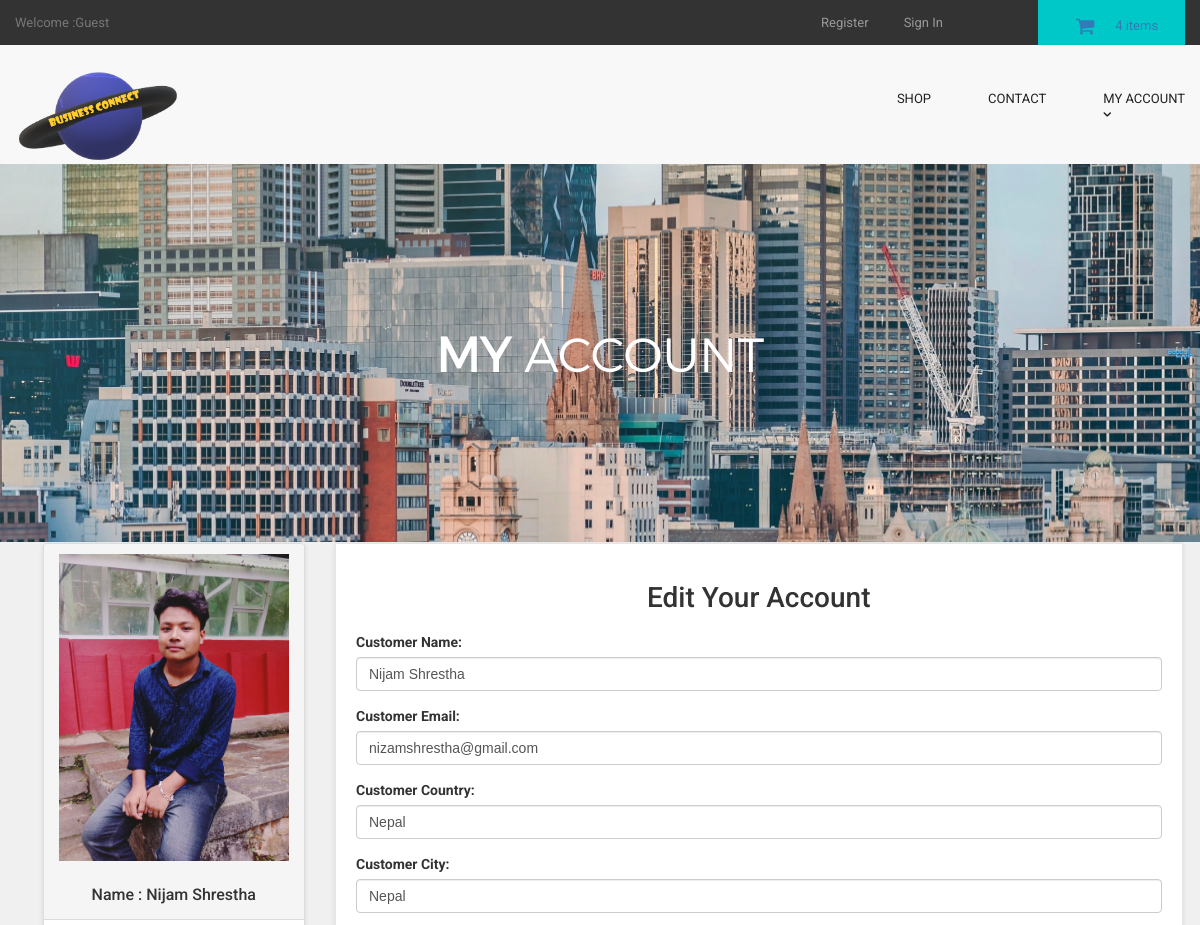
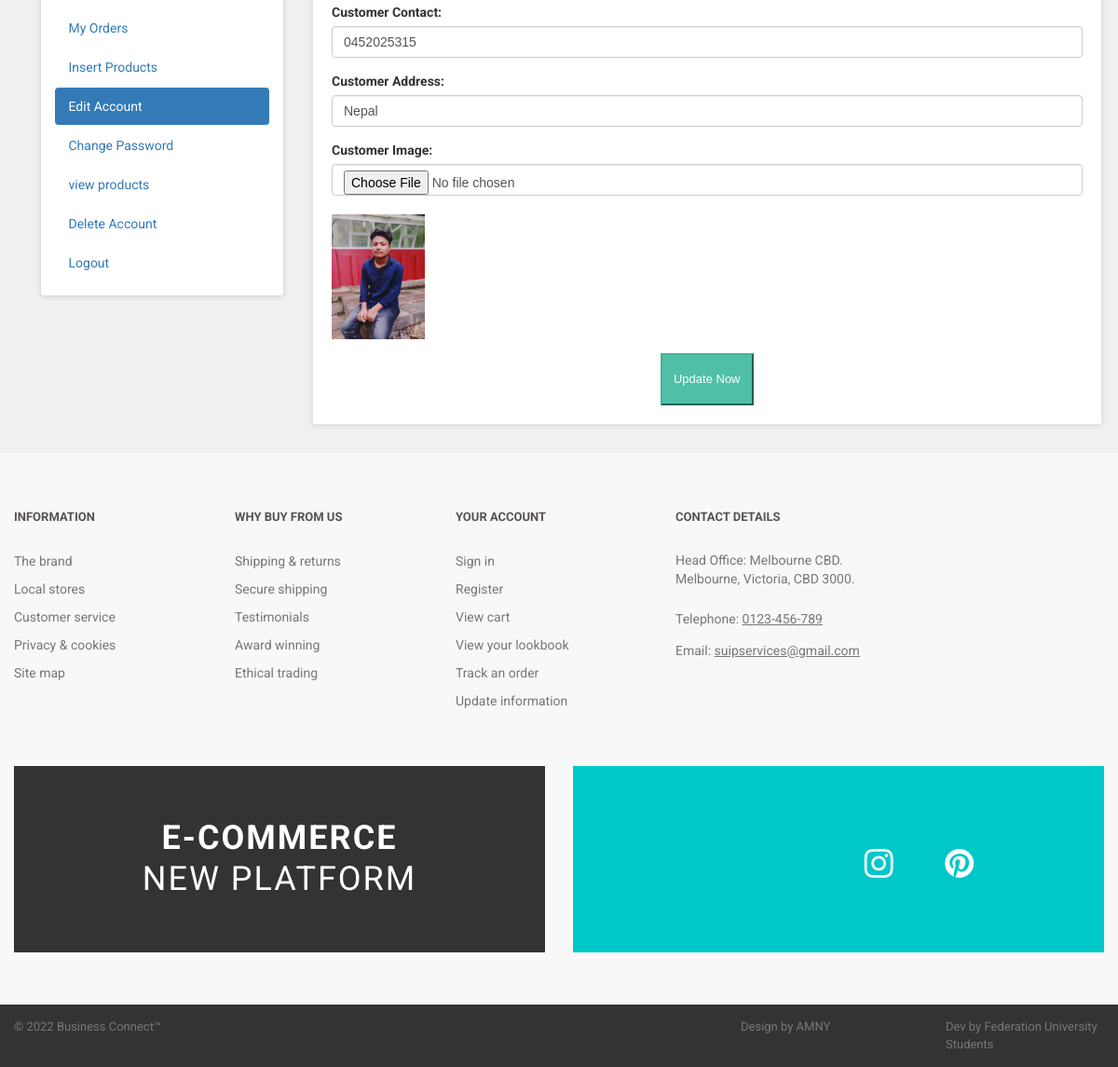
Page /wholesaler/my_account.php?edit_account (signed in) on the committed database (2 pictures, top to bottom).
### tables this page shows
CREATE TABLE `wholesaler` (
  `wholesaler_id` int(10) NOT NULL,
  `wholesaler_name` varchar(255) NOT NULL,
  `wholesaler_email` varchar(255) NOT NULL,
  `wholesaler_pass` varchar(255) NOT NULL,
  `wholesaler_country` text NOT NULL,
  `wholesaler_city` text NOT NULL,
  `wholesaler_contact` varchar(255) NOT NULL,
  `wholesaler_address` text NOT NULL,
  `wholesaler_image` text NOT NULL,
  `wholesaler_ip` varchar(255) NOT NULL,
  `wholesaler_confirm_code` text NOT NULL
);

### wholesaler/edit_account.php (the view, shortened to what this page needs)
<?php
$wholesaler_session = $_SESSION['wholesaler_email'];
$get_customer = "select * from wholesaler where wholesaler_email='$wholesaler_session'";
$run_customer = mysqli_query($con, $get_customer);
$row_customer = mysqli_fetch_array($run_customer);
$customer_name = $row_customer['wholesaler_name'];
$wholesaler_email = $row_customer['wholesaler_email'];
$customer_country = $row_customer['wholesaler_country'];
$customer_city = $row_customer['wholesaler_city'];
$customer_contact = $row_customer['wholesaler_contact'];
$customer_address = $row_customer['wholesaler_address'];
$customer_image = $row_customer['wholesaler_image'];
?>
<h1 align="center"> Edit Your Account </h1>
<form action="" method="post" enctype="multipart/form-data">
    <div class="form-group">
        <label> Customer Name: </label>
        <input type="text" name="c_name" class="form-control" required value="<?php echo $customer_name; ?>">
    </div>
    <div class="form-group">
        <label> Customer Email: </label>
        <input type="text" name="c_email" class="form-control" required value="<?php echo $wholesaler_email; ?>">
    </div>
    <div class="form-group">
        <label> Customer Country: </label>
        <input type="text" name="c_country" class="form-control" required value="<?php echo $customer_country; ?>">
    </div>
    <div class="form-group">
        <label> Customer City: </label>
        <input type="text" name="c_city" class="form-control" required value="<?php echo $customer_city; ?>">
    </div>
    <div class="form-group">
        <label> Customer Contact: </label>
        <input type="text" name="c_contact" class="form-control" required value="<?php echo $customer_contact; ?>">
    </div>
    <div class="form-group">
        <label> Customer Address: </label>
        <input type="text" name="c_address" class="form-control" required value="<?php echo $customer_address; ?>">
    </div>
    <div class="form-group">
        <label> Customer Image: </label>
        <input type="file" name="c_image" class="form-control"><br>
        <img src="customer_images/<?php echo $customer_image; ?>" width="100" height="100" class="img-responsive">
    </div>
    <div class="text-center">
        <button name="update" class="btn btn-primary">
            <i class="fa fa-user-md"></i> Update Now
        </button>
    </div>
</form>

### wholesaler/includes/sidebar.php
<div class="panel panel-default sidebar-menu">
<div class="panel-heading">
<?php
$wholesaler_session = $_SESSION['wholesaler_email'];
$get_customer = "select * from wholesaler where wholesaler_email='$wholesaler_session'";
$run_customer = mysqli_query($con,$get_customer);
$row_customer = mysqli_fetch_array($run_customer);
$customer_image = $row_customer['wholesaler_image'];
$customer_name = $row_customer['wholesaler_name'];
if(!isset($_SESSION['wholesaler_email'])){
}
else {
echo "
<center>
<img src='wholesaler_images/$customer_image' class='img-responsive'>
</center>
<br>
<h3 align='center' class='panel-title'> Name : $customer_name </h3>
";
}
?>
</div>
<div class="panel-body">
<ul class="nav nav-pills nav-stacked">
<li class="<?php if(isset($_GET['my_orders'])){ echo "active"; } ?>">
<a href="my_account.php?my_orders"> <i class="fa fa-list"> </i> My Orders </a>
</li>
<li class="<?php if(isset($_GET['insert_product'])){ echo "active"; } ?>">
<a href="my_account.php?insert_product"> <i class="fa fa-bolt"></i> Insert Products </a>
</li>
<li class="<?php if(isset($_GET['edit_account'])){ echo "active"; } ?>">
<a href="my_account.php?edit_account"> <i class="fa fa-pencil"></i> Edit Account </a>
</li>
<li class="<?php if(isset($_GET['change_pass'])){ echo "active"; } ?>">
<a href="my_account.php?change_pass"> <i class="fa fa-user"></i> Change Password </a>
</li>
<li class="<?php if(isset($_GET['my_products'])){ echo "active"; } ?>">
<a href="my_account.php?my_products"> <i class="fa fa-heart"></i> view products </a>
</li>
<li class="<?php if(isset($_GET['delete_account'])){ echo "active"; } ?>">
<a href="my_account.php?delete_account"> <i class="fa fa-trash-o"></i> Delete Account </a>
</li>
<li>
<a href="logout.php"> <i class="fa fa-sign-out"></i> Logout </a>
</li>
</ul>
</div>
</div>

### wholesaler/styles/backend.css (style rules this page uses)
html { font-family: "Roboto", Helvetica, Arial, sans-serif; line-height: 1.15; -ms-text-size-adjust: 100%; -webkit-text-size-adjust: 100% }
body { margin: 0 }
h1 { font-size: 2em; margin: .67em 0 }
a { background-color: transparent; -webkit-text-decoration-skip: objects }
img { border-style: none }
button, input, optgroup, select, textarea { font-family: sans-serif; font-size: 100%; line-height: 1.15; margin: 0 }
button, input { overflow: visible }
button, select { text-transform: none }
[type=reset], [type=submit], button, html [type=button] { -webkit-appearance: button }
html { box-sizing: border-box }
body { min-width: 1190px; font-family: Montserrat, sans-serif; font-weight: 400; background-color: white; }
img { max-width: 70%; height: auto }
.btn { display: inline-block; vertical-align: top; font-size: 13px; line-height: 40px; text-decoration: none; -webkit-transition: .3s; transition: .3s }

### styles/style.css (style rules this page uses)
body { font-family: "Roboto", Helvetica, Arial, sans-serif; font-size: 14px; line-height: 1.42857143; color: #333333; background-color: #f0f0f0; overflow-x: hidden; }
.btn-primary { color:rgb(255, 255, 255); background-color:rgb(79, 191, 168); border-color:rgb(65, 179, 156); }
#content .panel.sidebar-menu { box-sizing: border-box; box-shadow: 0 1px 5px rgba(0, 0, 0, 0.1); }
#content .panel.sidebar-menu h3 { padding: 5px 0; margin: 0; }

### rows in the picture
wholesaler: wholesaler_image (picture), wholesaler_name "Nijam Shrestha", c_name "Nijam Shrestha", c_email "nizamshrestha@gmail.com", c_country "Nepal", c_city "Nepal", c_contact "0452025315", c_address "Nepal"

### other values in the picture
$count_items "4"
